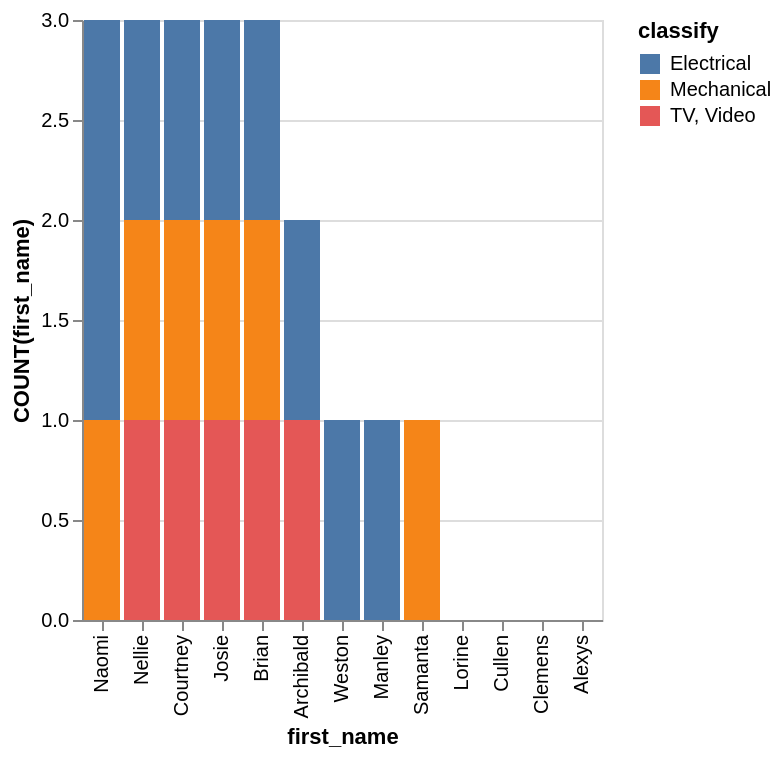

The Vega-Lite source for this figure:
### Vega-Lite specification from a JSON file in a GitHub repository (floating-point values rounded to 4 significant figures)
{"data": {"values": [{"x_data": "Naomi", "y_data": 2, "classify": "Electrical"}, {"x_data": "Nellie", "y_data": 1, "classify": "Electrical"}, {"x_data": "Courtney", "y_data": 1, "classify": "Electrical"}, {"x_data": "Archibald", "y_data": 1, "classify": "Electrical"}, {"x_data": "Weston", "y_data": 1, "classify": "Electrical"}, {"x_data": "Manley", "y_data": 1, "classify": "Electrical"}, {"x_data": "Josie", "y_data": 1, "classify": "Electrical"}, {"x_data": "Brian", "y_data": 1, "classify": "Electrical"}, {"x_data": "Samanta", "y_data": 0, "classify": "Electrical"}, {"x_data": "Lorine", "y_data": 0, "classify": "Electrical"}, {"x_data": "Cullen", "y_data": 0, "classify": "Electrical"}, {"x_data": "Clemens", "y_data": 0, "classify": "Electrical"}, {"x_data": "Alexys", "y_data": 0, "classify": "Electrical"}, {"x_data": "Naomi", "y_data": 1, "classify": "Mechanical"}, {"x_data": "Nellie", "y_data": 1, "classify": "Mechanical"}, {"x_data": "Courtney", "y_data": 1, "classify": "Mechanical"}, {"x_data": "Archibald", "y_data": 0, "classify": "Mechanical"}, {"x_data": "Weston", "y_data": 0, "classify": "Mechanical"}, {"x_data": "Manley", "y_data": 0, "classify": "Mechanical"}, {"x_data": "Josie", "y_data": 1, "classify": "Mechanical"}, {"x_data": "Brian", "y_data": 1, "classify": "Mechanical"}, {"x_data": "Samanta", "y_data": 1, "classify": "Mechanical"}, {"x_data": "Lorine", "y_data": 0, "classify": "Mechanical"}, {"x_data": "Cullen", "y_data": 0, "classify": "Mechanical"}, {"x_data": "Clemens", "y_data": 0, "classify": "Mechanical"}, {"x_data": "Alexys", "y_data": 0, "classify": "Mechanical"}, {"x_data": "Naomi", "y_data": 0, "classify": "TV, Video"}, {"x_data": "Nellie", "y_data": 1, "classify": "TV, Video"}, {"x_data": "Courtney", "y_data": 1, "classify": "TV, Video"}, {"x_data": "Archibald", "y_data": 1, "classify": "TV, Video"}, {"x_data": "Weston", "y_data": 0, "classify": "TV, Video"}, {"x_data": "Manley", "y_data": 0, "classify": "TV, Video"}, {"x_data": "Josie", "y_data": 1, "classify": "TV, Video"}, {"x_data": "Brian", "y_data": 1, "classify": "TV, Video"}, {"x_data": "Samanta", "y_data": 0, "classify": "TV, Video"}, {"x_data": "Lorine", "y_data": 0, "classify": "TV, Video"}, {"x_data": "Cullen", "y_data": 0, "classify": "TV, Video"}, {"x_data": "Clemens", "y_data": 0, "classify": "TV, Video"}, {"x_data": "Alexys", "y_data": 0, "classify": "TV, Video"}]}, "mark": "bar", "encoding": {"x": {"field": "x_data", "type": "nominal", "title": "first_name", "sort": {"op": "sum", "field": "y_data", "order": "descending"}}, "y": {"field": "y_data", "type": "quantitative", "title": "COUNT(first_name)"}, "color": {"field": "classify"}}}
